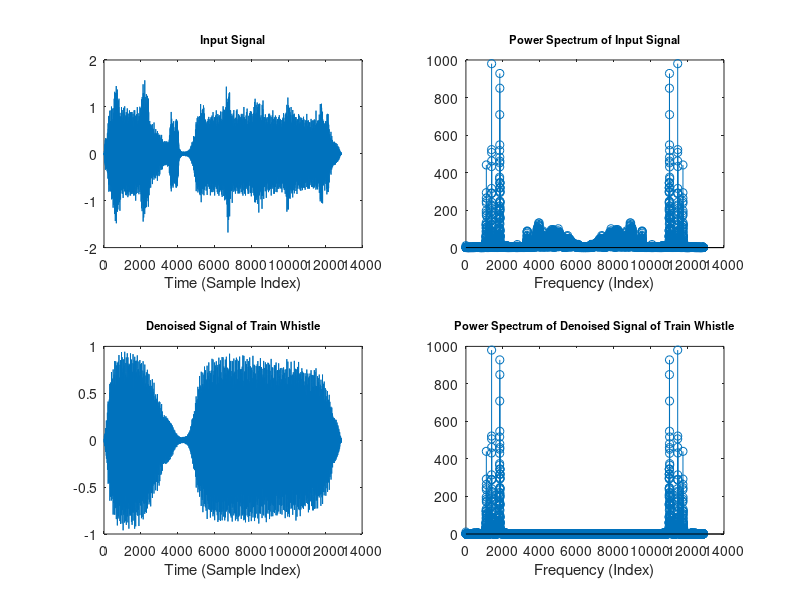

Recreate this plot in MATLAB.
% Load Input Data 
load('train_bird.mat');
y_len = length(y);
%soundsc(y, Fs);

% Plot Input Signal
subplot(2, 2, 1);
plot(y);
title('Input Signal', 'FontSize', 8);
xlabel('Time (Sample Index)');

% Calculate DFT of Input Signal
fre_y = fft(y);

% Plot Power Spectrum of Input Signal
subplot(2, 2, 2);
stem(abs(fre_y));
title('Power Spectrum of Input Signal', 'FontSize', 8);
xlabel('Frequency (Index)');

% Set the limit frequency for picking signal from frequency domain
t_freq = 2200;

% Pick Bird Chirp Signal
fre_bird = fre_y;
fre_bird(1:t_freq) = 0;
fre_bird(y_len-t_freq: y_len) = 0;
y_bird = ifft(fre_bird);
%soundsc(real(y_bird), Fs);

% Pick Train Whistle Signal & Plot
fre_train = fre_y;
fre_train(t_freq+1: y_len-t_freq-1) = 0;

subplot(2, 2, 4);
stem(abs(fre_train));
title('Power Spectrum of Denoised Signal of Train Whistle', 'FontSize', 8);
xlabel('Frequency (Index)');

y_train = ifft(fre_train);
subplot(2, 2, 3);
plot(real(y_train));
title('Denoised Signal of Train Whistle', 'FontSize', 8);
xlabel('Time (Sample Index)');
soundsc(real(y_train), Fs);
